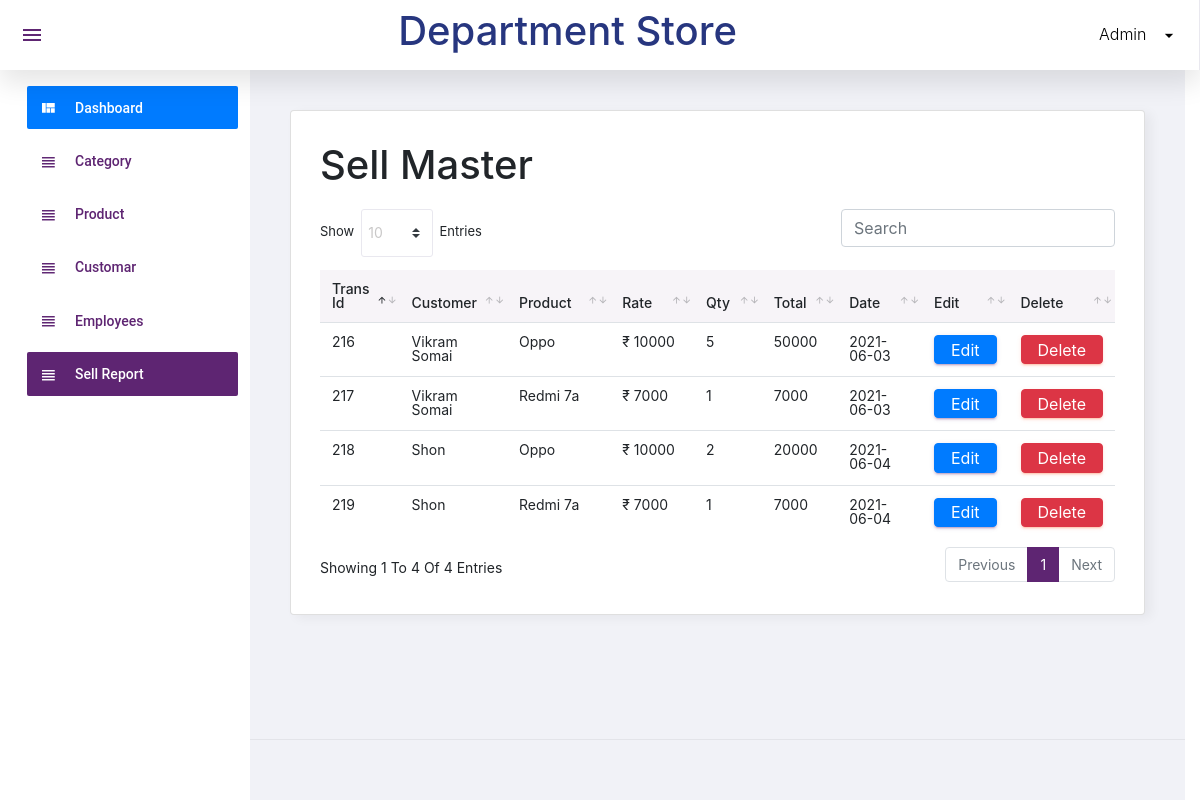
The page /admin/sellreport.php (signed in) on the database its author committed.
### tables this page shows
CREATE TABLE `transaction` (
  `trans_id` int(11) NOT NULL,
  `cust_id` int(11) NOT NULL,
  `p_id` int(11) NOT NULL,
  `rate` double NOT NULL,
  `qty` int(11) NOT NULL,
  `total` double NOT NULL,
  `discount` int(11) NOT NULL,
  `trans_date` timestamp NOT NULL DEFAULT current_timestamp() ON UPDATE current_timestamp()
);

CREATE TABLE `customer` (
  `cust_id` int(11) NOT NULL,
  `cust_name` varchar(250) NOT NULL,
  `cust_email` varchar(250) NOT NULL,
  `contact` int(11) NOT NULL,
  `address` varchar(250) NOT NULL,
  `add_date` timestamp NOT NULL DEFAULT current_timestamp() ON UPDATE current_timestamp()
);

CREATE TABLE `product` (
  `p_id` int(11) NOT NULL,
  `product_name` varchar(250) NOT NULL,
  `category` varchar(250) NOT NULL,
  `description` varchar(250) NOT NULL,
  `rate` double NOT NULL,
  `qty` int(11) NOT NULL,
  `add_date` timestamp NOT NULL DEFAULT current_timestamp() ON UPDATE current_timestamp()
);

### admin/sellreport.php (the view, shortened to what this page needs)
<?php include('top.php');?>
<!DOCTYPE html>
<html>
<head>
</head>
<body>
<div class="card">
            <div class="card-body">
              <h1 class="grid_title">sell master</h1>
              <div class="row grid_box">
                <div class="col-12">
                  <div class="table-responsive">
                    <table id="order-listing" class="table">
                      <thead>
                        <tr>
                           <th width="10%"> trans id</th>
                            <th width="10%">customer</th>
                            <th width="20%">product</th>
                            <th width="20%">rate</th>
                            <th width="10%">qty</th>
                            <th width="10%">total</th>
                            <th width="20%">date</th>
                            <th width="20%">edit</th>
                            <th width="20%">delete</th>
                        </tr>
                      </thead>
                      <tbody>
                      <?php
                        include"database.inc.php";
                        $query="select t.trans_id,p.product_name,p.p_id,t.cust_id,t.rate,t.qty,c.cust_name,t.total,t.trans_date from transaction as t, product as p,customer as c where t.p_id=p.p_id and c.cust_id=t.cust_id";
                        $data=mysqli_query($con,$query);
                        while($res=mysqli_fetch_assoc($data))
                        {
                        	$total=$res["total"];
                          $trans_id=$res["trans_id"];
                          $customer=$res["cust_name"];
                          $name=$res["product_name"];
                        	$rate=$res["rate"];
                        	$date=$res["trans_date"];
                          $pieces = explode(" ", $date);
                        	$qty=$res["qty"];
                        	echo"
                            <tr>
                            <td>$trans_id</td>
                            <td>$customer</td>
                            <td>$name</td>
                            <td>&#8377; $rate</td>
                            <td>$qty</td>
                            <td>$total</td>
                            <td>$pieces[0]</td>
                            <td><a href=''class='btn btn-primary'>edit</a></td>
                          <td><a href=''class='btn btn-danger'>delete</a></td>
                            </tr>
                        	";
                        }
                        ?>
                      </tbody>
                    </table>
                  </div>
				</div>
              </div>
            </div>
          </div>
</body>
</html>
<?php include('footer.php');?>

### admin/top.php (style rules this page uses)
* { text-transform: capitalize; }

### rows shown on the page
transaction: trans_id "216", cust.cust_name "Vikram Somai", p.product_name "Oppo", rate "10000", qty "5", total "50000", trans_date "2021-06-03"
transaction: trans_id "217", cust.cust_name "Vikram Somai", p.product_name "Redmi 7a", rate "7000", qty "1", total "7000", trans_date "2021-06-03"
transaction: trans_id "218", cust.cust_name "Shon", p.product_name "Oppo", rate "10000", qty "2", total "20000", trans_date "2021-06-04"
transaction: trans_id "219", cust.cust_name "Shon", p.product_name "Redmi 7a", rate "7000", qty "1", total "7000", trans_date "2021-06-04"
